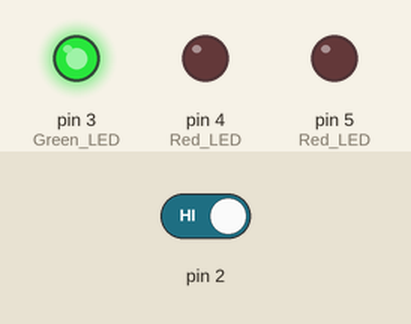
The sketch below on a simulated Arduino Uno, built with avr-gcc and run on an emulated ATmega328P. Shown: output pins drawn as LEDs (lit = HIGH). Dashed ring = blinking. Inputs (shaded band) come from the test bench; at power-on: pin 2 HIGH.

Above: at 1.2 s.
1.3 s: pin 2 driven LOW
At 1.42 s:
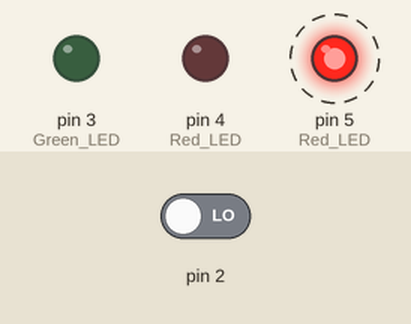
At 2.17 s:
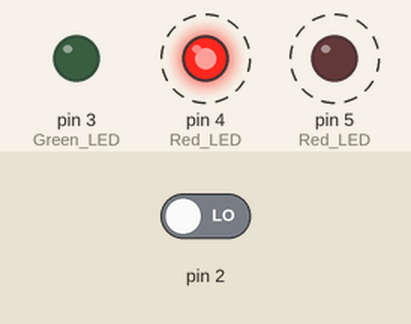
4.3 s: pin 2 driven HIGH
At 5.2 s:
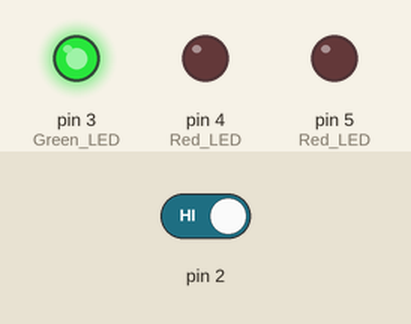
Timing chart, 0 to 7.3 s (numbered marks = the images above; inputs shaded):
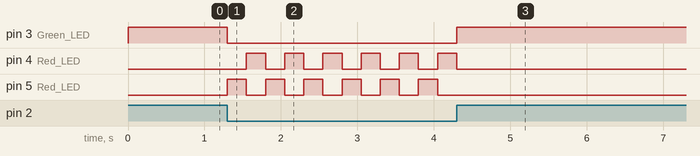

The sketch:

main.ino
```cpp
int state = 0;

void setup() {
  // Output
  pinMode(3, OUTPUT); // Green LED
  pinMode(4, OUTPUT); // Red LED
  pinMode(5, OUTPUT); // Red LED

  // Input
  pinMode(2, INPUT);

}

void loop() {
  // Get the state by the method digitalRead()
  state = digitalRead(2);

  if (state == LOW){
    digitalWrite(3, LOW);
    digitalWrite(4, LOW);
    digitalWrite(5, HIGH);

    delay(250);
    digitalWrite(4, HIGH);
    digitalWrite(5, LOW);
    delay(250);
  }
  else{
    digitalWrite(3, HIGH);
    digitalWrite(4, LOW);
    digitalWrite(5, LOW);
  }
}
```

Measured:
- after the input at 1.3 s, pin 3 (Green_LED): HIGH → LOW at once; pin 4 (Red_LED): alternates HIGH for 0.25 s and LOW for 0.25 s, starting after 0.25 s; pin 5 (Red_LED): alternates HIGH for 0.25 s and LOW for 0.25 s, starting at once
- after the input at 4.3 s, pin 3 (Green_LED): LOW → HIGH at once; pin 4 (Red_LED): goes on until 4.3 s, then stays LOW; pin 5 (Red_LED): stops changing and stays LOW
